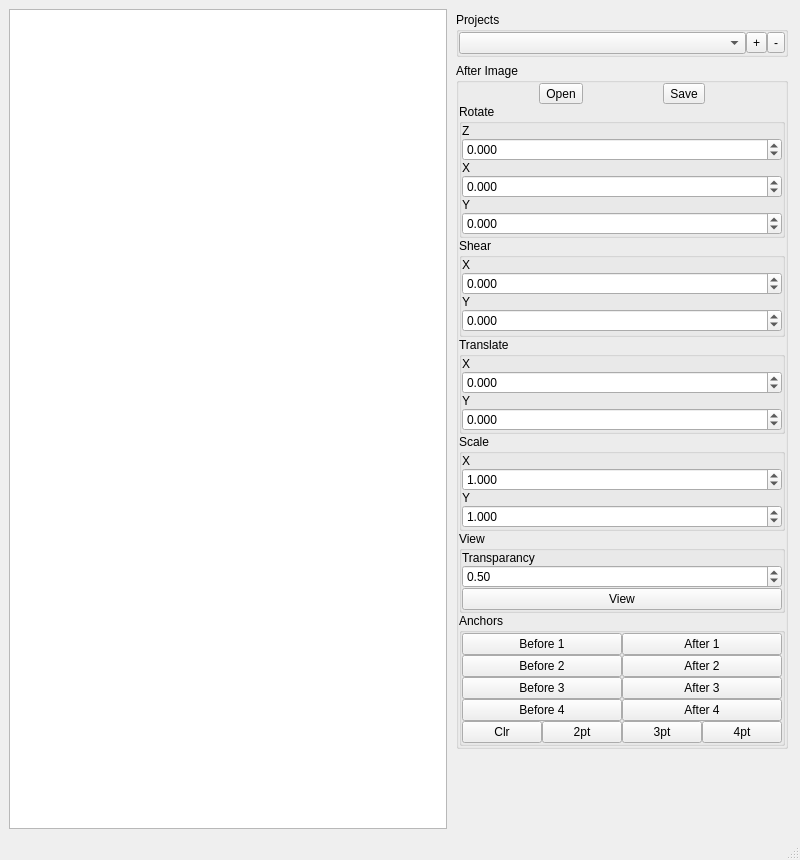
<?xml version="1.0" encoding="UTF-8"?>
<ui version="4.0">
 <class>MainWindow</class>
 <widget class="QMainWindow" name="MainWindow">
  <property name="geometry">
   <rect>
    <x>0</x>
    <y>0</y>
    <width>800</width>
    <height>860</height>
   </rect>
  </property>
  <property name="windowTitle">
   <string>MainWindow</string>
  </property>
  <widget class="QWidget" name="centralwidget">
   <layout class="QHBoxLayout" name="horizontalLayout" stretch="1,0">
    <item>
     <widget class="QGraphicsViewX" name="MainView"/>
    </item>
    <item>
     <layout class="QVBoxLayout" name="verticalLayout">
      <property name="leftMargin">
       <number>3</number>
      </property>
      <property name="topMargin">
       <number>3</number>
      </property>
      <property name="rightMargin">
       <number>3</number>
      </property>
      <property name="bottomMargin">
       <number>3</number>
      </property>
      <item>
       <widget class="QGroupBox" name="groupBox_2">
        <property name="title">
         <string>Projects</string>
        </property>
        <layout class="QHBoxLayout" name="horizontalLayout_4">
         <property name="spacing">
          <number>0</number>
         </property>
         <property name="leftMargin">
          <number>0</number>
         </property>
         <property name="topMargin">
          <number>0</number>
         </property>
         <property name="rightMargin">
          <number>0</number>
         </property>
         <property name="bottomMargin">
          <number>0</number>
         </property>
         <item>
          <widget class="QComboBox" name="ProjectCombo"/>
         </item>
         <item>
          <widget class="QToolButton" name="AddProjectToolButton">
           <property name="text">
            <string>+</string>
           </property>
          </widget>
         </item>
         <item>
          <widget class="QToolButton" name="RemoveProjectToolButton">
           <property name="text">
            <string>-</string>
           </property>
          </widget>
         </item>
        </layout>
       </widget>
      </item>
      <item>
       <widget class="QGroupBox" name="groupBox">
        <property name="title">
         <string>After Image</string>
        </property>
        <layout class="QVBoxLayout" name="verticalLayout_2">
         <property name="spacing">
          <number>0</number>
         </property>
         <property name="leftMargin">
          <number>0</number>
         </property>
         <property name="topMargin">
          <number>0</number>
         </property>
         <property name="rightMargin">
          <number>0</number>
         </property>
         <property name="bottomMargin">
          <number>0</number>
         </property>
         <item>
          <layout class="QHBoxLayout" name="horizontalLayout_2">
           <property name="spacing">
            <number>0</number>
           </property>
           <property name="leftMargin">
            <number>0</number>
           </property>
           <property name="topMargin">
            <number>0</number>
           </property>
           <property name="rightMargin">
            <number>0</number>
           </property>
           <property name="bottomMargin">
            <number>0</number>
           </property>
           <item>
            <widget class="QToolButton" name="LoadAfterButton">
             <property name="text">
              <string>Open</string>
             </property>
            </widget>
           </item>
           <item>
            <widget class="QToolButton" name="SaveAfterButton">
             <property name="text">
              <string>Save</string>
             </property>
            </widget>
           </item>
          </layout>
         </item>
         <item>
          <widget class="QGroupBox" name="groupBox_3">
           <property name="title">
            <string>Rotate</string>
           </property>
           <layout class="QVBoxLayout" name="verticalLayout_3">
            <property name="spacing">
             <number>0</number>
            </property>
            <property name="leftMargin">
             <number>0</number>
            </property>
            <property name="topMargin">
             <number>0</number>
            </property>
            <property name="rightMargin">
             <number>0</number>
            </property>
            <property name="bottomMargin">
             <number>0</number>
            </property>
            <item>
             <widget class="QLabel" name="label">
              <property name="text">
               <string>Z</string>
              </property>
             </widget>
            </item>
            <item>
             <widget class="QDoubleSpinBoxX" name="RotateSpinBox">
              <property name="decimals">
               <number>3</number>
              </property>
              <property name="minimum">
               <double>-45.000000000000000</double>
              </property>
              <property name="maximum">
               <double>45.000000000000000</double>
              </property>
              <property name="singleStep">
               <double>0.100000000000000</double>
              </property>
             </widget>
            </item>
            <item>
             <widget class="QLabel" name="label_8">
              <property name="text">
               <string>X</string>
              </property>
             </widget>
            </item>
            <item>
             <widget class="QDoubleSpinBoxX" name="XRotateSpinBox">
              <property name="decimals">
               <number>3</number>
              </property>
              <property name="minimum">
               <double>-45.000000000000000</double>
              </property>
              <property name="maximum">
               <double>45.000000000000000</double>
              </property>
              <property name="singleStep">
               <double>0.100000000000000</double>
              </property>
             </widget>
            </item>
            <item>
             <widget class="QLabel" name="label_9">
              <property name="text">
               <string>Y</string>
              </property>
             </widget>
            </item>
            <item>
             <widget class="QDoubleSpinBoxX" name="YRotateSpinBox">
              <property name="decimals">
               <number>3</number>
              </property>
              <property name="minimum">
               <double>-45.000000000000000</double>
              </property>
              <property name="maximum">
               <double>45.000000000000000</double>
              </property>
              <property name="singleStep">
               <double>0.100000000000000</double>
              </property>
             </widget>
            </item>
           </layout>
          </widget>
         </item>
         <item>
          <widget class="QGroupBox" name="groupBox_4">
           <property name="title">
            <string>Shear</string>
           </property>
           <layout class="QVBoxLayout" name="verticalLayout_4">
            <property name="spacing">
             <number>0</number>
            </property>
            <property name="leftMargin">
             <number>0</number>
            </property>
            <property name="topMargin">
             <number>0</number>
            </property>
            <property name="rightMargin">
             <number>0</number>
            </property>
            <property name="bottomMargin">
             <number>2</number>
            </property>
            <item>
             <widget class="QLabel" name="label_2">
              <property name="text">
               <string>X</string>
              </property>
             </widget>
            </item>
            <item>
             <widget class="QDoubleSpinBoxX" name="HShearSpinBox">
              <property name="decimals">
               <number>3</number>
              </property>
              <property name="minimum">
               <double>-1.000000000000000</double>
              </property>
              <property name="maximum">
               <double>1.000000000000000</double>
              </property>
              <property name="singleStep">
               <double>0.010000000000000</double>
              </property>
             </widget>
            </item>
            <item>
             <widget class="QLabel" name="label_3">
              <property name="text">
               <string>Y</string>
              </property>
             </widget>
            </item>
            <item>
             <widget class="QDoubleSpinBoxX" name="VShearSpinBox">
              <property name="decimals">
               <number>3</number>
              </property>
              <property name="minimum">
               <double>-1.000000000000000</double>
              </property>
              <property name="maximum">
               <double>1.000000000000000</double>
              </property>
              <property name="singleStep">
               <double>0.010000000000000</double>
              </property>
             </widget>
            </item>
           </layout>
          </widget>
         </item>
         <item>
          <widget class="QGroupBox" name="groupBox_5">
           <property name="title">
            <string>Translate</string>
           </property>
           <layout class="QVBoxLayout" name="verticalLayout_5">
            <property name="spacing">
             <number>0</number>
            </property>
            <property name="leftMargin">
             <number>0</number>
            </property>
            <property name="topMargin">
             <number>0</number>
            </property>
            <property name="rightMargin">
             <number>0</number>
            </property>
            <property name="bottomMargin">
             <number>0</number>
            </property>
            <item>
             <widget class="QLabel" name="label_4">
              <property name="text">
               <string>X</string>
              </property>
             </widget>
            </item>
            <item>
             <widget class="QDoubleSpinBoxX" name="HTranslateSpinBox">
              <property name="decimals">
               <number>3</number>
              </property>
              <property name="minimum">
               <double>-10000.000000000000000</double>
              </property>
              <property name="maximum">
               <double>10000.000000000000000</double>
              </property>
             </widget>
            </item>
            <item>
             <widget class="QLabel" name="label_5">
              <property name="text">
               <string>Y</string>
              </property>
             </widget>
            </item>
            <item>
             <widget class="QDoubleSpinBoxX" name="VTranslateSpinBox">
              <property name="decimals">
               <number>3</number>
              </property>
              <property name="minimum">
               <double>-10000.000000000000000</double>
              </property>
              <property name="maximum">
               <double>10000.000000000000000</double>
              </property>
             </widget>
            </item>
           </layout>
          </widget>
         </item>
         <item>
          <widget class="QGroupBox" name="groupBox_6">
           <property name="title">
            <string>Scale</string>
           </property>
           <layout class="QVBoxLayout" name="verticalLayout_6">
            <property name="spacing">
             <number>0</number>
            </property>
            <property name="leftMargin">
             <number>0</number>
            </property>
            <property name="topMargin">
             <number>0</number>
            </property>
            <property name="rightMargin">
             <number>0</number>
            </property>
            <property name="bottomMargin">
             <number>0</number>
            </property>
            <item>
             <widget class="QLabel" name="label_7">
              <property name="text">
               <string>X</string>
              </property>
             </widget>
            </item>
            <item>
             <widget class="QDoubleSpinBoxX" name="HScaleSpinBox">
              <property name="decimals">
               <number>3</number>
              </property>
              <property name="maximum">
               <double>2.000000000000000</double>
              </property>
              <property name="singleStep">
               <double>0.010000000000000</double>
              </property>
              <property name="stepType">
               <enum>QAbstractSpinBox::StepType::DefaultStepType</enum>
              </property>
              <property name="value">
               <double>1.000000000000000</double>
              </property>
             </widget>
            </item>
            <item>
             <widget class="QLabel" name="label_6">
              <property name="text">
               <string>Y</string>
              </property>
             </widget>
            </item>
            <item>
             <widget class="QDoubleSpinBoxX" name="VScaleSpinBox">
              <property name="decimals">
               <number>3</number>
              </property>
              <property name="maximum">
               <double>2.000000000000000</double>
              </property>
              <property name="singleStep">
               <double>0.010000000000000</double>
              </property>
              <property name="value">
               <double>1.000000000000000</double>
              </property>
             </widget>
            </item>
           </layout>
          </widget>
         </item>
         <item>
          <widget class="QGroupBox" name="groupBox_7">
           <property name="title">
            <string>View</string>
           </property>
           <layout class="QVBoxLayout" name="verticalLayout_7">
            <property name="spacing">
             <number>0</number>
            </property>
            <property name="leftMargin">
             <number>0</number>
            </property>
            <property name="topMargin">
             <number>0</number>
            </property>
            <property name="rightMargin">
             <number>0</number>
            </property>
            <property name="bottomMargin">
             <number>0</number>
            </property>
            <item>
             <widget class="QLabel" name="TransparancyLabel">
              <property name="text">
               <string>Transparancy</string>
              </property>
             </widget>
            </item>
            <item>
             <widget class="QDoubleSpinBoxX" name="TransparancySpinBox">
              <property name="maximum">
               <double>1.000000000000000</double>
              </property>
              <property name="singleStep">
               <double>0.010000000000000</double>
              </property>
              <property name="value">
               <double>0.500000000000000</double>
              </property>
             </widget>
            </item>
            <item>
             <widget class="QPushButton" name="ToggleViewButton">
              <property name="text">
               <string>View</string>
              </property>
             </widget>
            </item>
           </layout>
          </widget>
         </item>
         <item>
          <widget class="QGroupBox" name="groupBox_8">
           <property name="title">
            <string>Anchors</string>
           </property>
           <layout class="QGridLayout" name="gridLayout">
            <property name="leftMargin">
             <number>0</number>
            </property>
            <property name="topMargin">
             <number>0</number>
            </property>
            <property name="rightMargin">
             <number>0</number>
            </property>
            <property name="bottomMargin">
             <number>0</number>
            </property>
            <property name="spacing">
             <number>0</number>
            </property>
            <item row="0" column="1">
             <layout class="QVBoxLayout" name="verticalLayout_10">
              <property name="spacing">
               <number>0</number>
              </property>
              <property name="leftMargin">
               <number>0</number>
              </property>
              <property name="topMargin">
               <number>0</number>
              </property>
              <property name="rightMargin">
               <number>0</number>
              </property>
              <property name="bottomMargin">
               <number>0</number>
              </property>
              <item>
               <widget class="QPushButton" name="AnchorAfter1Button">
                <property name="text">
                 <string>After 1</string>
                </property>
               </widget>
              </item>
              <item>
               <widget class="QPushButton" name="AnchorAfter2Button">
                <property name="text">
                 <string>After 2</string>
                </property>
               </widget>
              </item>
              <item>
               <widget class="QPushButton" name="AnchorAfter3Button">
                <property name="text">
                 <string>After 3</string>
                </property>
               </widget>
              </item>
              <item>
               <widget class="QPushButton" name="AnchorAfter4Button">
                <property name="text">
                 <string>After 4</string>
                </property>
               </widget>
              </item>
             </layout>
            </item>
            <item row="0" column="0">
             <layout class="QVBoxLayout" name="verticalLayout_9">
              <property name="spacing">
               <number>0</number>
              </property>
              <property name="leftMargin">
               <number>0</number>
              </property>
              <property name="topMargin">
               <number>0</number>
              </property>
              <property name="rightMargin">
               <number>0</number>
              </property>
              <property name="bottomMargin">
               <number>0</number>
              </property>
              <item>
               <widget class="QPushButton" name="AnchorBefore1Button">
                <property name="text">
                 <string>Before 1</string>
                </property>
               </widget>
              </item>
              <item>
               <widget class="QPushButton" name="AnchorBefore2Button">
                <property name="text">
                 <string>Before 2</string>
                </property>
               </widget>
              </item>
              <item>
               <widget class="QPushButton" name="AnchorBefore3Button">
                <property name="text">
                 <string>Before 3</string>
                </property>
               </widget>
              </item>
              <item>
               <widget class="QPushButton" name="AnchorBefore4Button">
                <property name="text">
                 <string>Before 4</string>
                </property>
               </widget>
              </item>
             </layout>
            </item>
            <item row="1" column="0" colspan="2">
             <layout class="QHBoxLayout" name="horizontalLayout_3">
              <property name="spacing">
               <number>0</number>
              </property>
              <property name="leftMargin">
               <number>0</number>
              </property>
              <property name="topMargin">
               <number>0</number>
              </property>
              <property name="rightMargin">
               <number>0</number>
              </property>
              <property name="bottomMargin">
               <number>0</number>
              </property>
              <item>
               <widget class="QPushButton" name="ClearButton">
                <property name="text">
                 <string>Clr</string>
                </property>
               </widget>
              </item>
              <item>
               <widget class="QPushButton" name="Compute2AnchorsButton">
                <property name="text">
                 <string>2pt</string>
                </property>
               </widget>
              </item>
              <item>
               <widget class="QPushButton" name="Compute3AnchorsButton">
                <property name="text">
                 <string>3pt</string>
                </property>
               </widget>
              </item>
              <item>
               <widget class="QPushButton" name="Compute4AnchorsButton">
                <property name="text">
                 <string>4pt</string>
                </property>
               </widget>
              </item>
             </layout>
            </item>
           </layout>
          </widget>
         </item>
        </layout>
       </widget>
      </item>
      <item>
       <spacer name="verticalSpacer">
        <property name="orientation">
         <enum>Qt::Orientation::Vertical</enum>
        </property>
        <property name="sizeHint" stdset="0">
         <size>
          <width>20</width>
          <height>40</height>
         </size>
        </property>
       </spacer>
      </item>
     </layout>
    </item>
   </layout>
  </widget>
  <widget class="QMenuBar" name="menubar">
   <property name="geometry">
    <rect>
     <x>0</x>
     <y>0</y>
     <width>800</width>
     <height>24</height>
    </rect>
   </property>
  </widget>
  <widget class="QStatusBar" name="statusbar"/>
 </widget>
 <customwidgets>
  <customwidget>
   <class>QDoubleSpinBoxX</class>
   <extends>QDoubleSpinBox</extends>
   <header>mainwindow.h</header>
  </customwidget>
  <customwidget>
   <class>QGraphicsViewX</class>
   <extends>QGraphicsView</extends>
   <header>mainwindow.h</header>
  </customwidget>
 </customwidgets>
 <resources/>
 <connections/>
</ui>
